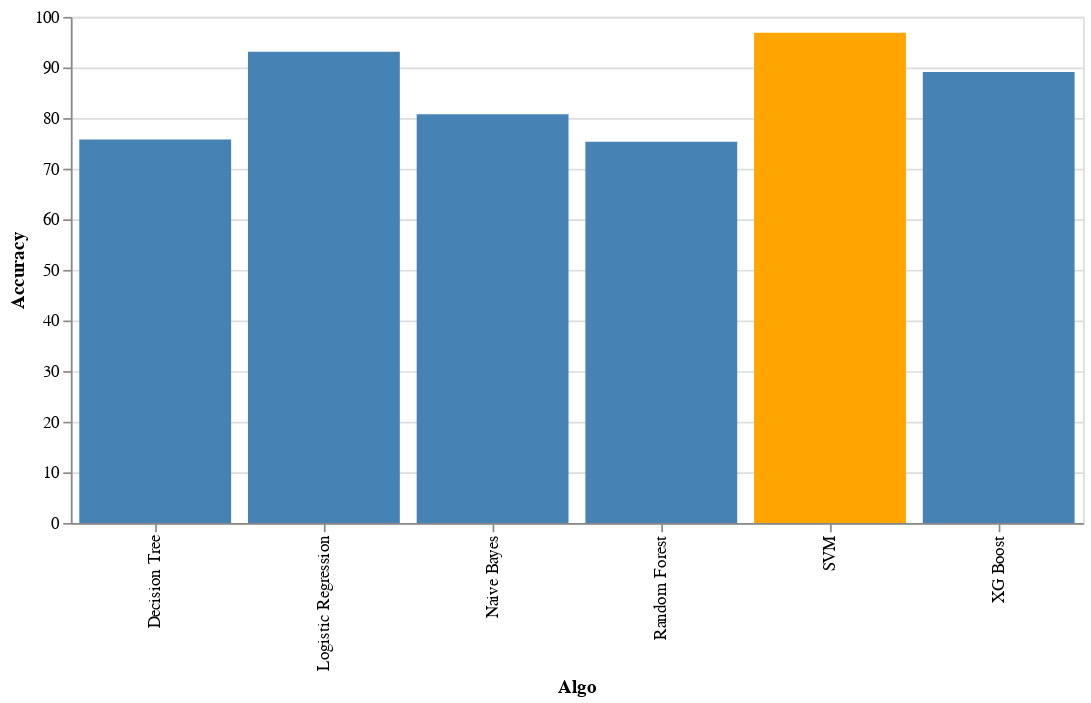

Here is the notebook cell this chart was saved with:
### Code cell
alt.Chart(source).mark_bar().encode(
x='Algo',
y="Accuracy",
# The highlight will be set on the result of a conditional statement
color=alt.condition(
alt.datum.Algo == "SVM",  # If the year is 1810 this test returns True,
alt.value('orange'),  # which sets the bar orange.
alt.value('steelblue')  # And if it's not true it sets the bar steelblue.
)
).properties(width=600)

### Figure 1 — Vega-Lite specification as saved in the notebook (floating-point values rounded to 4 significant figures)
{"config": {"view": {"continuousWidth": 400, "continuousHeight": 300}}, "data": {"name": "data-0d788a43890c57d7c0881021cff05e3f"}, "mark": "bar", "encoding": {"color": {"condition": {"value": "orange", "test": "(datum.Algo === 'SVM')"}, "value": "steelblue"}, "x": {"type": "nominal", "field": "Algo"}, "y": {"type": "quantitative", "field": "Accuracy"}}, "width": 600, "$schema": "https://vega.github.io/schema/vega-lite/v4.8.1.json", "datasets": {"data-0d788a43890c57d7c0881021cff05e3f": [{"Algo": "SVM", "Accuracy": 96.89}, {"Algo": "Logistic Regression", "Accuracy": 93.1}, {"Algo": "Decision Tree", "Accuracy": 75.75}, {"Algo": "Random Forest", "Accuracy": 75.31}, {"Algo": "Naive Bayes", "Accuracy": 80.76}, {"Algo": "XG Boost", "Accuracy": 89.1}]}}
